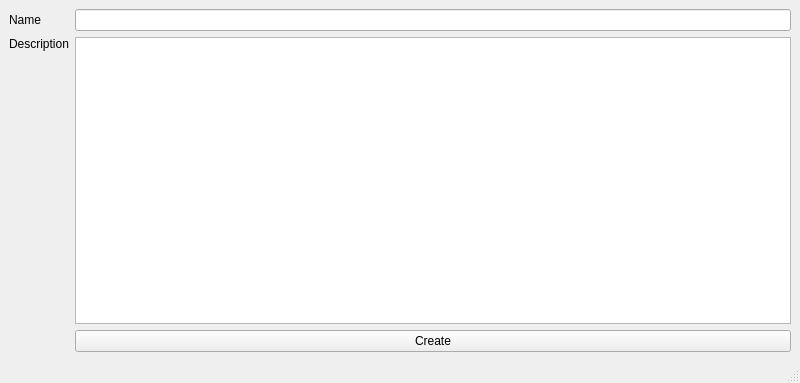
<?xml version="1.0" encoding="UTF-8"?>
<ui version="4.0">
 <class>assetcreator_mwin</class>
 <widget class="QMainWindow" name="assetcreator_mwin">
  <property name="geometry">
   <rect>
    <x>0</x>
    <y>0</y>
    <width>800</width>
    <height>383</height>
   </rect>
  </property>
  <property name="windowTitle">
   <string>Create Asset</string>
  </property>
  <widget class="QWidget" name="central_widget">
   <layout class="QGridLayout" name="central_grid">
    <item row="0" column="1">
     <widget class="QLineEdit" name="name_le"/>
    </item>
    <item row="0" column="0">
     <widget class="QLabel" name="name_lb">
      <property name="text">
       <string>Name</string>
      </property>
     </widget>
    </item>
    <item row="2" column="1">
     <widget class="QPushButton" name="create_pb">
      <property name="text">
       <string>Create</string>
      </property>
     </widget>
    </item>
    <item row="1" column="1">
     <widget class="QPlainTextEdit" name="desc_pte"/>
    </item>
    <item row="1" column="0">
     <widget class="QLabel" name="desc_lb">
      <property name="text">
       <string>Description</string>
      </property>
      <property name="alignment">
       <set>Qt::AlignLeading|Qt::AlignLeft|Qt::AlignTop</set>
      </property>
     </widget>
    </item>
   </layout>
  </widget>
  <widget class="QStatusBar" name="statusbar"/>
 </widget>
 <resources/>
 <connections>
  <connection>
   <sender>create_pb</sender>
   <signal>clicked()</signal>
   <receiver>assetcreator_mwin</receiver>
   <slot>close()</slot>
   <hints>
    <hint type="sourcelabel">
     <x>429</x>
     <y>342</y>
    </hint>
    <hint type="destinationlabel">
     <x>399</x>
     <y>191</y>
    </hint>
   </hints>
  </connection>
 </connections>
</ui>
